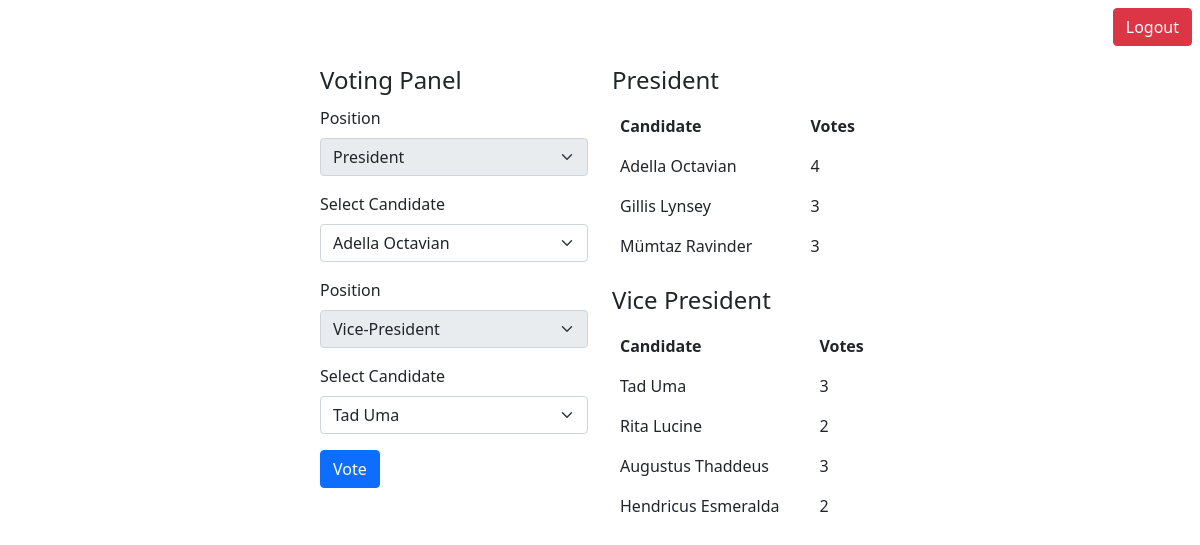
Page /dashboard (signed in) on the earlier database version.
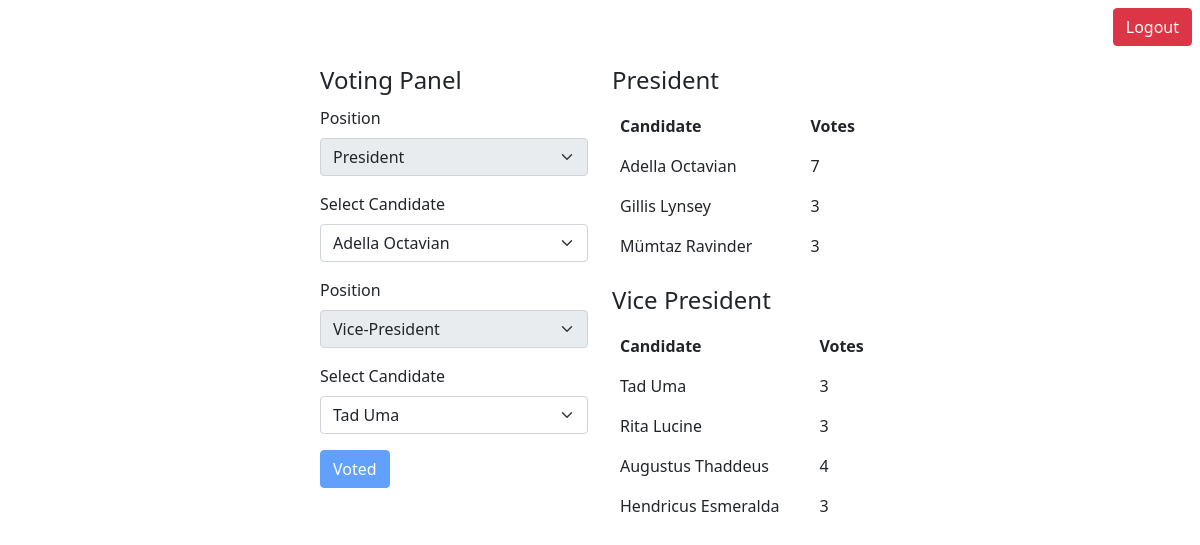
Same page on the later database version.
### website/model.py (models this page shows, shortened)
class Vote(db.Model):
        _id = db.Column(db.Integer, primary_key=True, autoincrement=True)
        _fkid = db.Column(db.Integer, db.ForeignKey('position._id'))
        _name = db.Column(db.String(50), nullable=False)
        _total_votes = db.Column(db.Integer, nullable=False, default=0)

### website/views.py (the view)
@views.route('/dashboard')
def dashboard():
        if 'user' in session:
                user = session['user']
                candidates = Vote.query.all()
                return render_template('dashboard.html', user=user, candidates=candidates)
        return redirect(url_for('views.login'))

### website/templates/dashboard.html (shortened to what the changed rows need)
<!doctype html>
<html lang="en">
<head>
        <link href="https://cdn.jsdelivr.net/npm/bootstrap@5.1.3/dist/css/bootstrap.min.css" rel="stylesheet"
>
</head>
<body>
        <div class="container col-6 d-flex p-2">
                <div class="container">
                        <form id="" method="POST" action="vote.do">
                                <div class="mb-3">
                                        {% if user.voted == 1 %}
                                                <button type="submit" class="btn btn-primary" disabled>Voted</button>
                                        {% else %}
                                                <button type="submit" class="btn btn-primary">Vote</button>
                                        {% endif %}
                                </div>
                        </form>
                </div>
                <div class="container">
                        <table class="table table-borderless">
                                <thead>
                                        <tr>
                                                <th scope="col">Candidate</th>
                                                <th scope="col">Votes</th>
                                        </tr>
                                </thead>
                                <tbody>
                                        {% for cand in candidates %}
                                        {% if 1 in [cand._fkid] %}
                                        <tr>
                                                <td>{{cand._name}}</td>
                                                <td>{{cand._total_votes}}</td>
                                        </tr>
                                        {% endif %}
                                        {% endfor %}
                                </tbody>
                        </table>
                        <table class="table table-borderless">
                                <thead>
                                        <tr>
                                                <th scope="col">Candidate</th>
                                                <th scope="col">Votes</th>
                                        </tr>
                                </thead>
                                <tbody>
                                        {% for cand in candidates %}
                                        {% if 2 in [cand._fkid] %}
                                        <tr>
                                                <td>{{cand._name}}</td>
                                                <td>{{cand._total_votes}}</td>
                                        </tr>
                                        {% endif %}
                                        {% endfor %}
                                </tbody>
                        </table>
                </div>
        </div>
</body>
</html>

Differences in the rows shown:
changed Vote "Adella Octavian": _total_votes "4" → "7"
changed Vote "Rita Lucine": _total_votes "2" → "3"
changed Vote "Augustus Thaddeus": _total_votes "3" → "4"
changed Vote "Hendricus Esmeralda": _total_votes "2" → "3"
Other differences:
text no longer shown: "Vote"
text now shown: "Voted"
